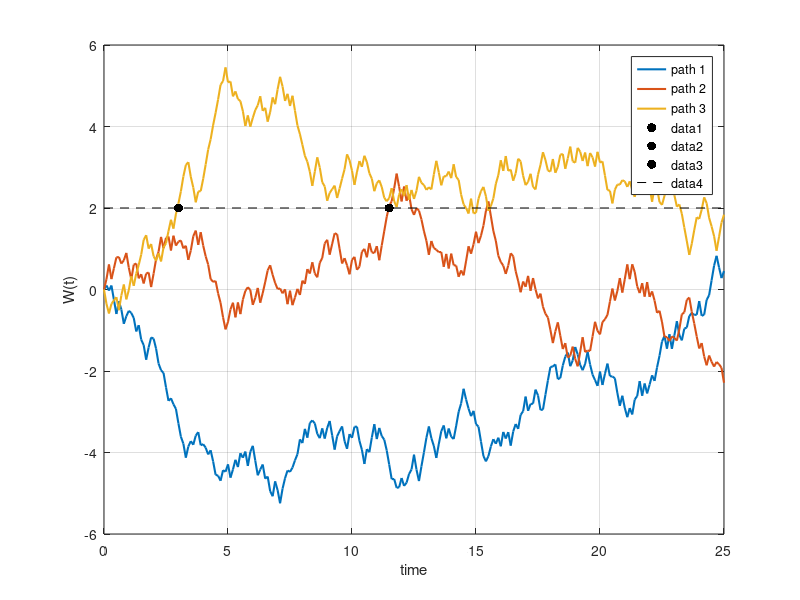

The MATLAB source for this figure: (Note: this script raises an error after producing the figure.)
function StoppingTime
close all;clc;
randn('seed',20);
NoOfPaths = 3;
NoOfSteps = 250;

% Random samples

Z = random('normal',0,1,[NoOfPaths,NoOfSteps]);
W = zeros(NoOfPaths,NoOfSteps);

% Maturity time

T = 25;

% Barrier value

B = 2.0;

dt = T/NoOfSteps;
for i = 1: NoOfSteps
    if NoOfPaths>1
        Z(:,i)   = (Z(:,i) - mean(Z(:,i))) / std(Z(:,i));
    end    
    W(:,i+1) = W(:,i) + sqrt(dt) * Z(:,i);
end
time = 0:dt:T;

% Plot the Brownian Motion

figure(1)
plot(time,W,'linewidth',1.5)
grid on; hold on

% Stopping time, i.e. find the time at which the path will hit the barrier

T      =NaN(NoOfPaths,1);
Tind   =NaN(NoOfPaths,1);
PathId =NaN(NoOfPaths,1);
for i =1:NoOfPaths
    ind=find(W(i,:)>=B);
    if ~isnan(ind)
        PathId(i)=i;
        T(i)=time(ind(1));
        Tind(i)=ind(1);
    end
end

a=axis;
legend('path 1','path 2','path 3')
for i=1:length(PathId)
    x=T(i);
    plot(x,2,'.k','markersize',20)
end
plot([0,a(2)],[2,2],'--k')
xlabel('time')
ylabel('W(t)')

% Plot the histogram of the hitting times

figure(2)
hi = histogram(T,25);
hi.FaceColor = [1,1,1];
grid on
xlabel('hitting time')
ylabel('count')
